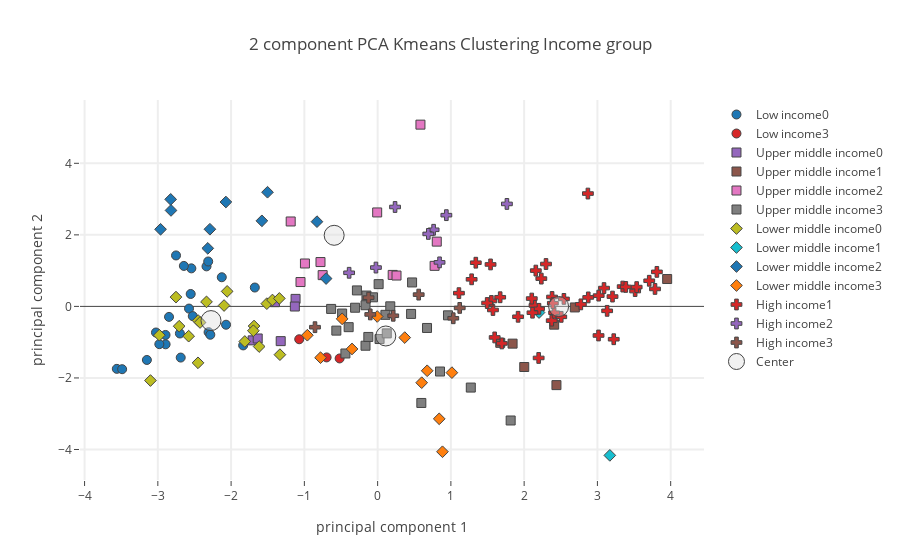

Here is the notebook cell this chart was saved with:
### Code cell
# Plot using plotly on Region level.

plot_plotly(principalDf,"Income group",income_centers,"Protein Foods")

### Figure 1 — Plotly figure (JSON) as saved in the notebook; plotly's stock layout.template omitted (floating-point values rounded to 4 significant figures)
{"data": [{"marker": {"color": 0, "line": {"width": 1}, "size": 9, "symbol": 0}, "mode": "markers", "name": "Low income0", "text": ["Benin", "Burkina Faso", "Central African Republic", "Chad", "Democratic People's Republic of Korea", "Ethiopia", "Gambia", "Guinea", "Guinea-Bissau", "Haiti", "Liberia", "Madagascar", "Malawi", "Mali", "Mozambique", "Nepal", "Niger", "Rwanda", "Senegal", "Sierra Leone", "Togo", "Uganda", "United Republic of Tanzania", "Zimbabwe"], "type": "scatter", "uid": "0a3a8074-493b-47d1-ba57-68eddd5745c1", "x": [-2.574, -2.699, -1.835, -2.069, -2.551, -2.688, -1.676, -2.543, -2.336, -2.847, -2.313, -2.645, -3.56, -2.307, -2.895, -2.523, -3.15, -3.487, -2.127, -2.752, -3.025, -2.894, -2.979, -2.284], "y": [-0.06102, -0.7571, -1.09, -0.5123, 0.3475, -1.43, 0.5279, 1.063, 1.119, -0.2932, 1.255, 1.132, -1.746, -0.72, -0.7983, -0.2714, -1.497, -1.755, 0.8148, 1.424, -0.7302, -1.059, -1.056, -0.7922]}, {"marker": {"color": 1, "line": {"width": 1}, "size": 9, "symbol": 0}, "mode": "markers", "name": "Low income1", "text": [], "type": "scatter", "uid": "cc024123-d845-4674-a0c1-78feb7e1b7a1", "x": [], "y": []}, {"marker": {"color": 2, "line": {"width": 1}, "size": 9, "symbol": 0}, "mode": "markers", "name": "Low income2", "text": [], "type": "scatter", "uid": "53484b44-a350-4555-88d0-748c4c7a2623", "x": [], "y": []}, {"marker": {"color": 3, "line": {"width": 1}, "size": 9, "symbol": 0}, "mode": "markers", "name": "Low income3", "text": ["Afghanistan", "Tajikistan", "Yemen"], "type": "scatter", "uid": "45e82669-e466-4cc7-9d27-bb6d7bf2950b", "x": [-0.5187, -0.6961, -1.07], "y": [-1.455, -1.426, -0.9182]}, {"marker": {"color": 0, "line": {"width": 1}, "size": 9, "symbol": 1}, "mode": "markers", "name": "Upper middle income0", "text": ["Belize", "Botswana", "Cuba", "Guatemala", "Namibia", "Peru"], "type": "scatter", "uid": "99362e42-0c26-4a42-b21e-c8fa38fdc386", "x": [-1.12, -1.323, -1.402, -1.706, -1.637, -1.13], "y": [0.2099, -0.9707, 0.118, -0.949, -0.8966, -0.003202]}, {"marker": {"color": 1, "line": {"width": 1}, "size": 9, "symbol": 1}, "mode": "markers", "name": "Upper middle income1", "text": ["Albania", "Armenia", "Belarus", "Kazakhstan", "Montenegro", "Romania", "Russian Federation"], "type": "scatter", "uid": "39670d73-ac38-4c27-bda4-e23bb943d6f3", "x": [2.441, 1.674, 3.952, 2.001, 2.41, 1.842, 2.692], "y": [-2.2, -1.018, 0.7652, -1.694, -0.5105, -1.041, -0.02923]}, {"marker": {"color": 2, "line": {"width": 1}, "size": 9, "symbol": 1}, "mode": "markers", "name": "Upper middle income2", "text": ["China, mainland", "Dominican Republic", "Gabon", "Grenada", "Guyana", "Malaysia", "Maldives", "Saint Vincent and the Grenadines", "Samoa", "Suriname", "Thailand"], "type": "scatter", "uid": "76039743-362a-4753-aec2-2a8906d5eefc", "x": [0.8072, -1.052, -0.7501, 0.2056, -0.992, -0.006129, 0.5844, 0.258, 0.778, -0.7798, -1.186], "y": [1.811, 0.6811, 0.8739, 0.8799, 1.2, 2.627, 5.082, 0.8627, 1.134, 1.24, 2.374]}, {"marker": {"color": 3, "line": {"width": 1}, "size": 9, "symbol": 1}, "mode": "markers", "name": "Upper middle income3", "text": ["Algeria", "Azerbaijan", "Bosnia and Herzegovina", "Brazil", "Bulgaria", "Colombia", "Costa Rica", "Dominica", "Ecuador", "Fiji", "Iran (Islamic Republic of)", "Iraq", "Jamaica", "Jordan", "Lebanon", "Mauritius", "Mexico", "Paraguay", "Saint Lucia", "Serbia", "South Africa", "North Macedonia", "Turkey", "Turkmenistan", "Venezuela (Bolivarian Republic of)"], "type": "scatter", "uid": "a1b3e8a9-27b4-4408-8808-51612deb55c3", "x": [0.5966, 1.272, -0.4398, 0.4567, 0.9604, -0.3074, -0.1526, 0.1727, 0.01381, -0.6347, -0.1651, -0.4844, -0.2827, 0.0263, -0.1268, -0.06329, -0.3953, 0.1062, 0.4704, 0.6741, -0.5635, 0.1249, 0.8515, 1.816, -0.165], "y": [-2.699, -2.269, -1.316, -0.2102, -0.2496, -0.03675, 0.3033, 0.002044, 0.6222, -0.07026, -1.099, -0.1994, 0.4469, -0.9124, -0.8537, 0.2543, -0.5807, -0.2359, 0.6694, -0.6027, -0.6771, -0.7541, -1.821, -3.189, 0.03305]}, {"marker": {"color": 0, "line": {"width": 1}, "size": 9, "symbol": 2}, "mode": "markers", "name": "Lower middle income0", "text": ["Angola", "Cabo Verde", "Cameroon", "Congo (note no data in Food suppley tables for DRC)", "CÃƒÂ´te d'Ivoire", "Djibouti", "El Salvador", "Ghana", "Honduras", "India", "Kenya", "Lesotho", "Nicaragua", "Nigeria", "Sao Tome and Principe", "Solomon Islands", "Eswatini", "Timor-Leste", "Zambia"], "type": "scatter", "uid": "456b4bd3-f9b4-459a-85aa-7315495160c2", "x": [-1.687, -1.512, -2.979, -1.436, -2.336, -1.333, -1.617, -2.45, -1.696, -2.096, -2.452, -3.101, -2.709, -2.424, -1.341, -2.054, -1.813, -2.752, -2.579], "y": [-0.5484, 0.0766, -0.8051, 0.1791, 0.1268, -1.349, -1.122, -0.3964, -0.6803, 0.02439, -1.577, -2.072, -0.5538, -0.4495, 0.2232, 0.4198, -0.9804, 0.2607, -0.8321]}, {"marker": {"color": 1, "line": {"width": 1}, "size": 9, "symbol": 2}, "mode": "markers", "name": "Lower middle income1", "text": ["Sudan", "Ukraine"], "type": "scatter", "uid": "51a1e403-cdbb-4aeb-b70b-bae3e2ea3479", "x": [3.17, 2.203], "y": [-4.165, -0.1715]}, {"marker": {"color": 2, "line": {"width": 1}, "size": 9, "symbol": 2}, "mode": "markers", "name": "Lower middle income2", "text": ["Bangladesh", "Cambodia", "Indonesia", "Kiribati", "Lao People's Democratic Republic", "Myanmar", "Philippines", "Sri Lanka", "Vanuatu", "Viet Nam"], "type": "scatter", "uid": "1581c761-5cdc-4061-9273-b6cc5a1b85e2", "x": [-2.963, -2.825, -2.289, -0.8278, -2.82, -2.071, -1.58, -2.318, -0.7034, -1.503], "y": [2.156, 2.993, 2.157, 2.369, 2.683, 2.918, 2.392, 1.623, 0.7783, 3.192]}, {"marker": {"color": 3, "line": {"width": 1}, "size": 9, "symbol": 2}, "mode": "markers", "name": "Lower middle income3", "text": ["Bolivia (Plurinational State of)", "Egypt", "Georgia", "Kyrgyzstan", "Mauritania", "Mongolia", "Morocco", "Pakistan", "Republic of Moldova", "Tunisia", "Uzbekistan"], "type": "scatter", "uid": "9906ec06-37e3-4179-88f5-e2d69d2e6cab", "x": [-0.4843, -0.9592, 0.3701, 0.6016, -0.779, 0.8852, 0.8407, -0.3491, -0.005578, 0.6763, 1.014], "y": [-0.3477, -0.8056, -0.8717, -2.133, -1.433, -4.063, -3.143, -1.19, -0.2823, -1.799, -1.852]}, {"marker": {"color": 0, "line": {"width": 1}, "size": 9, "symbol": 3}, "mode": "markers", "name": "High income0", "text": [], "type": "scatter", "uid": "b93c7f2b-a39d-41ed-906f-d086ef6fb6d5", "x": [], "y": []}, {"marker": {"color": 1, "line": {"width": 1}, "size": 9, "symbol": 3}, "mode": "markers", "name": "High income1", "text": ["Argentina", "Australia", "Austria", "Bahamas", "Belgium", "Bermuda", "Canada", "China, Hong Kong SAR", "Croatia", "Cyprus", "Czechia", "Denmark", "Estonia", "Finland", "France", "French Polynesia", "Germany", "Greece", "Hungary", "Iceland", "Ireland", "Israel", "Italy", "Latvia", "Lithuania", "Luxembourg", "Malta", "Netherlands", "New Caledonia", "New Zealand", "Norway", "Poland", "Portugal", "Slovakia", "Slovenia", "Spain", "Sweden", "Switzerland", "United Kingdom", "United States of America", "Uruguay"], "type": "scatter", "uid": "c9f0daf3-dbda-454e-9a79-a5d75da5ef07", "x": [3.015, 2.506, 3.345, 1.34, 2.141, 2.234, 1.574, 2.87, 1.553, 1.11, 2.381, 3.387, 3.223, 3.786, 2.774, 1.541, 3.09, 2.198, 1.673, 3.017, 2.377, 2.409, 2.392, 3.133, 3.812, 3.206, 2.104, 3.515, 1.283, 1.598, 2.543, 3.707, 2.159, 1.495, 1.917, 2.298, 3.536, 2.203, 2.114, 2.875, 1.695], "y": [-0.8129, -0.2917, 0.554, 1.221, 0.027, 0.7769, -0.1001, 3.155, 0.1516, 0.3705, 0.2632, 0.5441, -0.9178, 0.4882, 0.05658, 1.173, 0.5125, -1.441, 0.2556, 0.3014, -0.3982, -0.1767, 0.09001, -0.1242, 0.9653, 0.2745, 0.2191, 0.4291, 0.7575, -0.8674, 0.2094, 0.7168, 1.001, 0.09486, -0.2896, 1.185, 0.5399, -0.0672, -0.1765, 0.2513, -1.035]}, {"marker": {"color": 2, "line": {"width": 1}, "size": 9, "symbol": 3}, "mode": "markers", "name": "High income2", "text": ["Antigua and Barbuda", "Brunei Darussalam", "China, Macao SAR", "China, Taiwan Province of", "Japan", "Panama", "Republic of Korea", "Saint Kitts and Nevis"], "type": "scatter", "uid": "c750ff33-b692-4e66-819e-06ba9d8c9423", "x": [0.8453, 0.7641, 1.765, 0.6916, 0.9381, -0.3891, 0.2378, -0.02307], "y": [1.231, 2.142, 2.865, 2.027, 2.551, 0.9398, 2.779, 1.085]}, {"marker": {"color": 3, "line": {"width": 1}, "size": 9, "symbol": 3}, "mode": "markers", "name": "High income3", "text": ["Barbados", "Chile", "Kuwait", "Oman", "Saudi Arabia", "Trinidad and Tobago", "United Arab Emirates"], "type": "scatter", "uid": "df1fbcf2-10b1-45c8-8d04-9ad1ff9398dc", "x": [0.5605, 1.12, 1.033, 0.2132, -0.1002, -0.1237, -0.8549], "y": [0.3292, -0.04205, -0.3314, -0.2613, -0.2242, 0.245, -0.5811]}, {"marker": {"color": "rgba(220, 220, 220, .4)", "line": {"width": 1}, "size": 20}, "mode": "markers", "name": "Center", "type": "scatter", "uid": "1627c30d-0314-48a2-8339-ba29e6c8035d", "x": [-2.274, 2.47, -0.5932, 0.1116], "y": [-0.3966, -0.003564, 1.988, -0.8267]}], "layout": {"hovermode": "closest", "showlegend": true, "title": {"text": "2 component PCA Kmeans Clustering Income group"}, "xaxis": {"gridwidth": 2, "ticklen": 5, "title": {"text": "principal component 1"}, "zeroline": false}, "yaxis": {"gridwidth": 2, "ticklen": 5, "title": {"text": "principal component 2"}}}}
